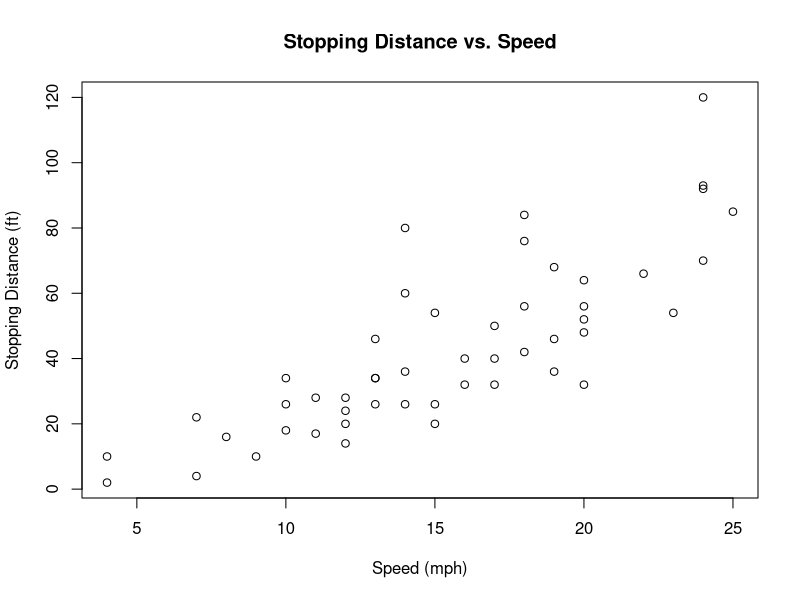
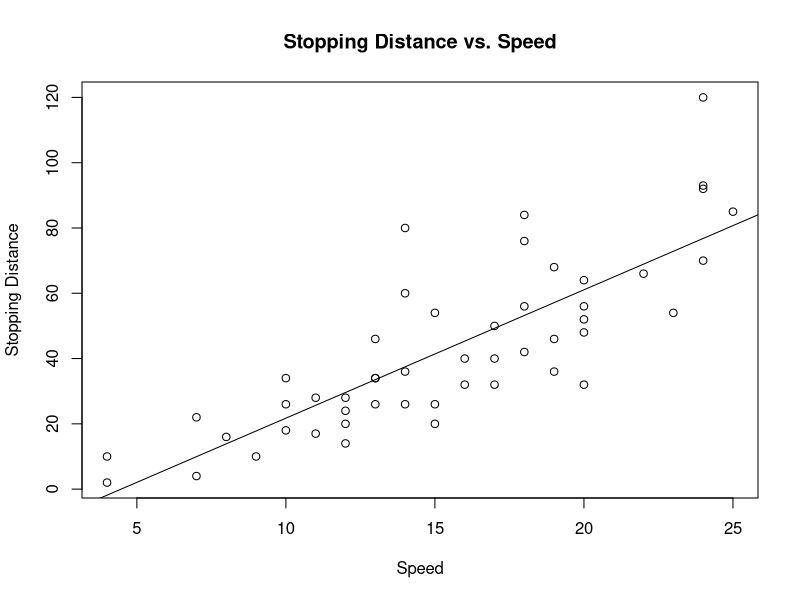
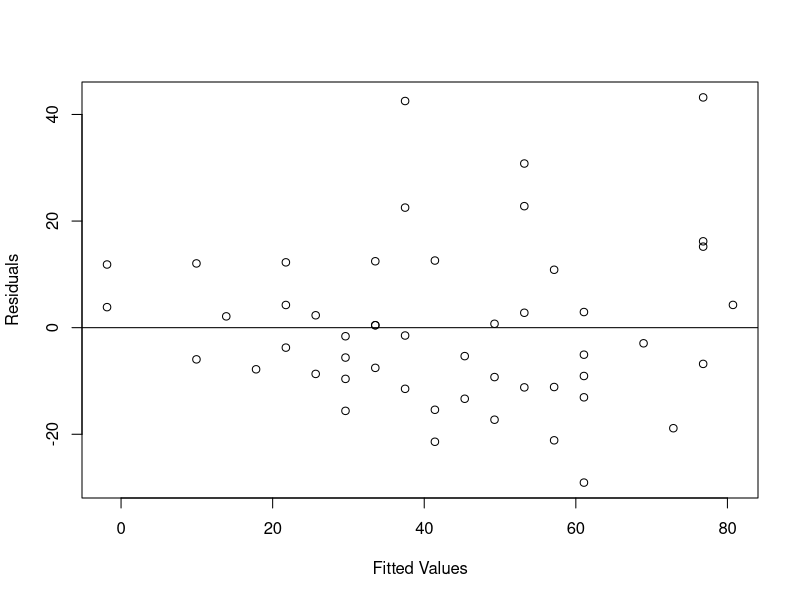
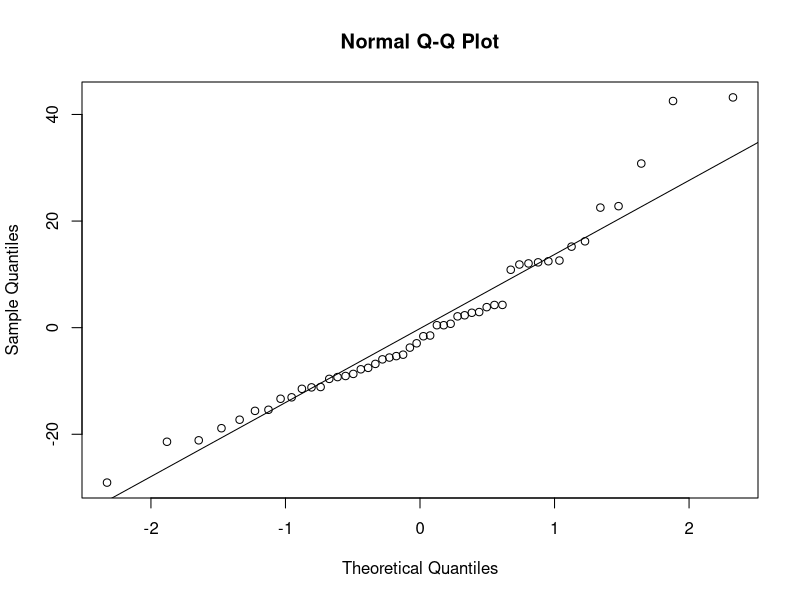

The R source for these figures, in order:
## ---- chunk 1
knitr::opts_chunk$set(echo = TRUE)
## ---- chunk 2
# Load Libraries
library(ggplot2)
library(tidyverse)
## ---- chunk 3
# Loading dataset
head(cars)
## ---- chunk 4
# glimpse of data
glimpse(cars)
## ---- chunk 5
summary(cars)
## ---- chunk 6
plot(cars$speed, cars$dist, xlab = 'Speed (mph)', ylab = 'Stopping Distance (ft)', 
     main = 'Stopping Distance vs. Speed')
## ---- chunk 7
cars_lm <- lm(dist ~ speed, data = cars)
cars_lm
## ---- chunk 8
plot(cars$speed, cars$dist, xlab = 'Speed', ylab = 'Stopping Distance', 
     main = 'Stopping Distance vs. Speed')
abline(cars_lm)
## ---- chunk 9
summary(cars_lm)
## ---- chunk 10
# Plot of the residuals
plot(cars_lm$fitted.values, cars_lm$residuals, xlab='Fitted Values', ylab='Residuals')
abline(0,0)
## ---- chunk 11
# Q-Q Plot
qqnorm(cars_lm$residuals)
qqline(cars_lm$residuals)
